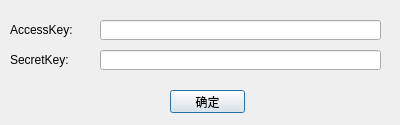
<?xml version="1.0" encoding="UTF-8"?>
<ui version="4.0">
 <class>Dialog</class>
 <widget class="QDialog" name="Dialog">
  <property name="geometry">
   <rect>
    <x>0</x>
    <y>0</y>
    <width>400</width>
    <height>125</height>
   </rect>
  </property>
  <property name="minimumSize">
   <size>
    <width>400</width>
    <height>125</height>
   </size>
  </property>
  <property name="maximumSize">
   <size>
    <width>400</width>
    <height>125</height>
   </size>
  </property>
  <property name="windowTitle">
   <string>初始化网盘</string>
  </property>
  <property name="modal">
   <bool>true</bool>
  </property>
  <widget class="QPushButton" name="pushButton">
   <property name="geometry">
    <rect>
     <x>170</x>
     <y>90</y>
     <width>75</width>
     <height>23</height>
    </rect>
   </property>
   <property name="text">
    <string>确定</string>
   </property>
  </widget>
  <widget class="QLineEdit" name="lineEdit_ak">
   <property name="geometry">
    <rect>
     <x>100</x>
     <y>20</y>
     <width>281</width>
     <height>20</height>
    </rect>
   </property>
  </widget>
  <widget class="QLineEdit" name="lineEdit_sk">
   <property name="geometry">
    <rect>
     <x>100</x>
     <y>50</y>
     <width>281</width>
     <height>20</height>
    </rect>
   </property>
  </widget>
  <widget class="QLabel" name="label">
   <property name="geometry">
    <rect>
     <x>10</x>
     <y>20</y>
     <width>80</width>
     <height>20</height>
    </rect>
   </property>
   <property name="text">
    <string>AccessKey:</string>
   </property>
  </widget>
  <widget class="QLabel" name="label_2">
   <property name="geometry">
    <rect>
     <x>10</x>
     <y>50</y>
     <width>80</width>
     <height>20</height>
    </rect>
   </property>
   <property name="text">
    <string>SecretKey:</string>
   </property>
  </widget>
 </widget>
 <resources/>
 <connections/>
</ui>
